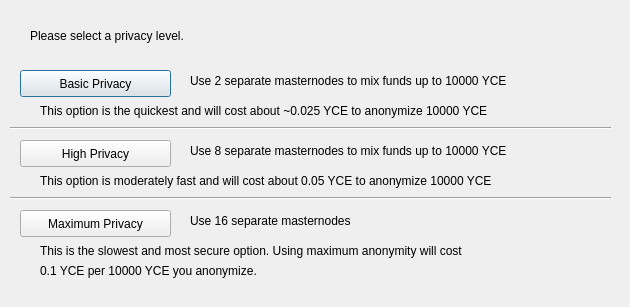
<?xml version="1.0" encoding="UTF-8"?>
<ui version="4.0">
 <class>ObfuscationConfig</class>
 <widget class="QDialog" name="ObfuscationConfig">
  <property name="geometry">
   <rect>
    <x>0</x>
    <y>0</y>
    <width>630</width>
    <height>307</height>
   </rect>
  </property>
  <property name="windowTitle">
   <string>Configure Obfuscation</string>
  </property>
  <widget class="QPushButton" name="buttonBasic">
   <property name="geometry">
    <rect>
     <x>20</x>
     <y>70</y>
     <width>151</width>
     <height>27</height>
    </rect>
   </property>
   <property name="text">
    <string>Basic Privacy</string>
   </property>
  </widget>
  <widget class="QPushButton" name="buttonHigh">
   <property name="geometry">
    <rect>
     <x>20</x>
     <y>140</y>
     <width>151</width>
     <height>27</height>
    </rect>
   </property>
   <property name="text">
    <string>High Privacy</string>
   </property>
  </widget>
  <widget class="QPushButton" name="buttonMax">
   <property name="geometry">
    <rect>
     <x>20</x>
     <y>210</y>
     <width>151</width>
     <height>27</height>
    </rect>
   </property>
   <property name="text">
    <string>Maximum Privacy</string>
   </property>
  </widget>
  <widget class="QLabel" name="label">
   <property name="geometry">
    <rect>
     <x>30</x>
     <y>20</y>
     <width>571</width>
     <height>31</height>
    </rect>
   </property>
   <property name="text">
    <string>Please select a privacy level.</string>
   </property>
  </widget>
  <widget class="QLabel" name="label_2">
   <property name="geometry">
    <rect>
     <x>190</x>
     <y>70</y>
     <width>421</width>
     <height>21</height>
    </rect>
   </property>
   <property name="text">
    <string>Use 2 separate masternodes to mix funds up to 10000 YCE</string>
   </property>
  </widget>
  <widget class="QLabel" name="label_3">
   <property name="geometry">
    <rect>
     <x>190</x>
     <y>140</y>
     <width>411</width>
     <height>21</height>
    </rect>
   </property>
   <property name="text">
    <string>Use 8 separate masternodes to mix funds up to 10000 YCE</string>
   </property>
  </widget>
  <widget class="QLabel" name="label_4">
   <property name="geometry">
    <rect>
     <x>190</x>
     <y>210</y>
     <width>421</width>
     <height>21</height>
    </rect>
   </property>
   <property name="text">
    <string>Use 16 separate masternodes</string>
   </property>
  </widget>
  <widget class="QLabel" name="label_6">
   <property name="geometry">
    <rect>
     <x>40</x>
     <y>100</y>
     <width>561</width>
     <height>21</height>
    </rect>
   </property>
   <property name="text">
    <string>This option is the quickest and will cost about ~0.025 YCE to anonymize 10000 YCE</string>
   </property>
  </widget>
  <widget class="QLabel" name="label_7">
   <property name="geometry">
    <rect>
     <x>40</x>
     <y>170</y>
     <width>561</width>
     <height>21</height>
    </rect>
   </property>
   <property name="text">
    <string>This option is moderately fast and will cost about 0.05 YCE to anonymize 10000 YCE</string>
   </property>
  </widget>
  <widget class="QLabel" name="label_8">
   <property name="geometry">
    <rect>
     <x>40</x>
     <y>240</y>
     <width>561</width>
     <height>21</height>
    </rect>
   </property>
   <property name="text">
    <string>This is the slowest and most secure option. Using maximum anonymity will cost</string>
   </property>
  </widget>
  <widget class="QLabel" name="label_9">
   <property name="geometry">
    <rect>
     <x>40</x>
     <y>260</y>
     <width>561</width>
     <height>21</height>
    </rect>
   </property>
   <property name="text">
    <string>0.1 YCE per 10000 YCE you anonymize.</string>
   </property>
  </widget>
  <widget class="Line" name="line">
   <property name="geometry">
    <rect>
     <x>10</x>
     <y>120</y>
     <width>601</width>
     <height>16</height>
    </rect>
   </property>
   <property name="orientation">
    <enum>Qt::Horizontal</enum>
   </property>
  </widget>
  <widget class="Line" name="line_2">
   <property name="geometry">
    <rect>
     <x>10</x>
     <y>190</y>
     <width>601</width>
     <height>16</height>
    </rect>
   </property>
   <property name="orientation">
    <enum>Qt::Horizontal</enum>
   </property>
  </widget>
 </widget>
 <resources/>
 <connections/>
</ui>
